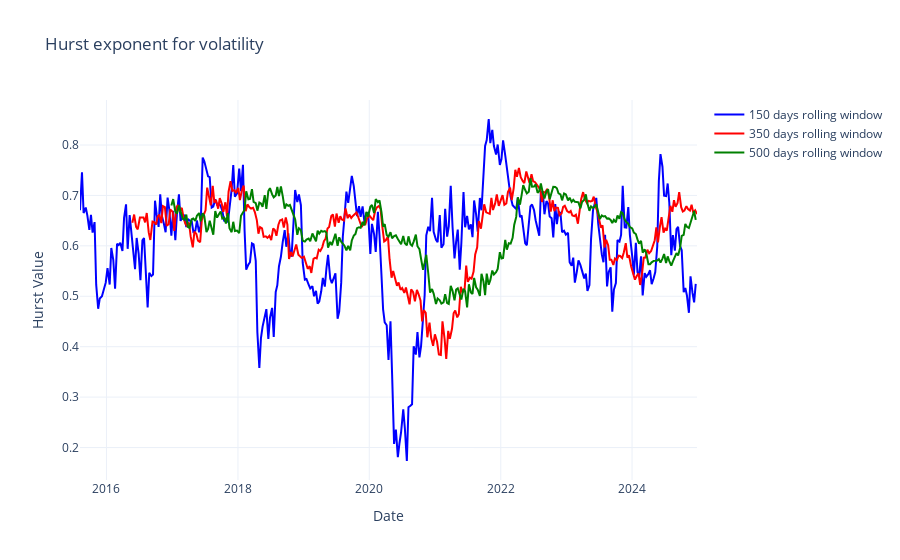

The notebook cell this image was saved under:
### Code cell
import pandas as pd
import numpy as np
from hurst import compute_Hc

def compute_rolling_hurst(df, window, col='log_vol_diff', lag=0):
    hurst_values = []
    times = []
    
    # Loop through the DataFrame using the rolling window
    for i in range(window - 1, len(df), lag+1):
        # Extract the window slice from the series
        window_series = df[col].iloc[i - window + 1 : i + 1]
        # Compute the Hurst exponent using the 'change' method and simplified calculation
        h, c, data = compute_Hc(window_series, kind='change', simplified=True)
        
        hurst_values.append(h)
        times.append(df.index[i])
    
    # Create and return a new DataFrame with the computed Hurst exponents
    result_df = pd.DataFrame({'hurst': hurst_values}, index=times)
    return result_df

rolling_hurst_150 = compute_rolling_hurst(VIX, window=150, col='log_vol', lag=6)
rolling_hurst_350 = compute_rolling_hurst(VIX, window=350, col='log_vol', lag=6)
rolling_hurst_500 = compute_rolling_hurst(VIX, window=500, col='log_vol', lag=6)

fig = go.Figure()
fig.add_trace(go.Scatter(
    x=rolling_hurst_150.index,
    y=rolling_hurst_150["hurst"],
    mode='lines',
    name='150 days rolling window',
    line=dict(color='blue')
))
fig.add_trace(go.Scatter(
    x=rolling_hurst_350.index,
    y=rolling_hurst_350["hurst"],
    mode='lines',
    name='350 days rolling window',
    line=dict(color='red')
))
fig.add_trace(go.Scatter(
    x=rolling_hurst_500.index,
    y=rolling_hurst_500["hurst"],
    mode='lines',
    name='500 days rolling window',
    line=dict(color='green')
))
fig.update_layout(
    title=f"Hurst exponent for volatility",
    xaxis_title="Date",
    yaxis_title="Hurst Value",
    template="plotly_white"
)

### Figure 1 — Plotly figure (JSON) as saved in the notebook; plotly's stock layout.template omitted (floating-point values rounded to 4 significant figures; data arrays with more than 128 entries replaced by an {"elided": "..."} marker saying what was removed)
{"data": [{"line": {"color": "blue"}, "mode": "lines", "name": "150 days rolling window", "type": "scatter", "x": {"elided": "341 str values"}, "y": {"elided": "341 float values"}}, {"line": {"color": "red"}, "mode": "lines", "name": "350 days rolling window", "type": "scatter", "x": {"elided": "313 str values"}, "y": {"elided": "313 float values"}}, {"line": {"color": "green"}, "mode": "lines", "name": "500 days rolling window", "type": "scatter", "x": {"elided": "291 str values"}, "y": {"elided": "291 float values"}}], "layout": {"title": {"text": "Hurst exponent for volatility"}, "xaxis": {"title": {"text": "Date"}}, "yaxis": {"title": {"text": "Hurst Value"}}}}
